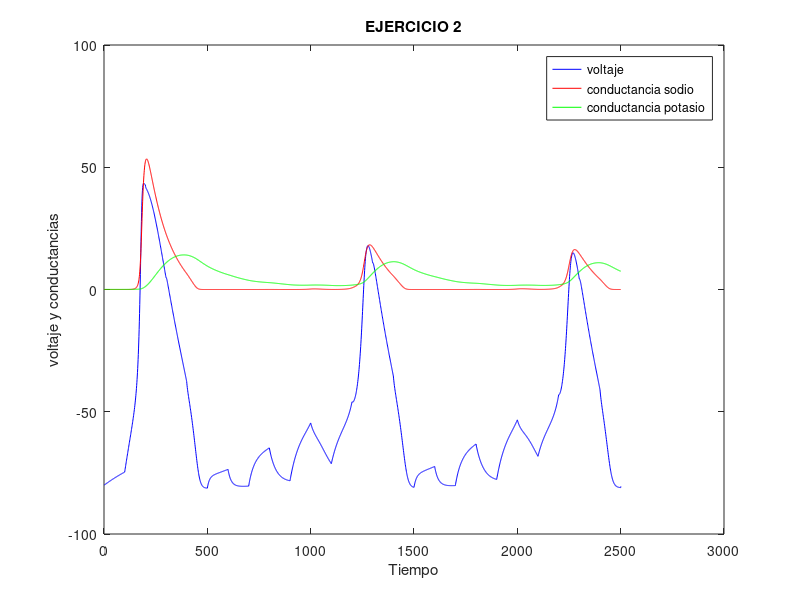
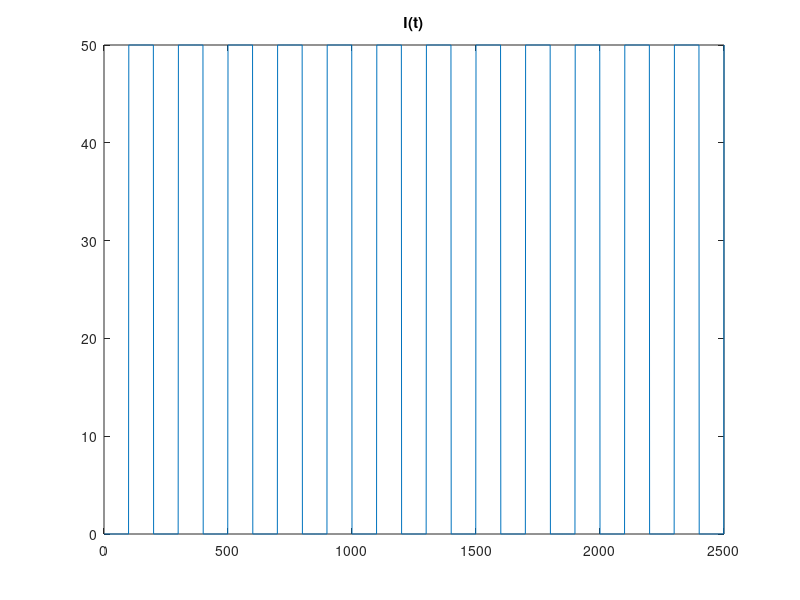

MATLAB code to generate these figures, in order:
%potencial de reposo= -70mV a 40
%0,01ms

clear all; 
clc;
close all;
GNa=120; GK=36; GL=0.3;
ENa=45; EK=82; EL=59;
Cm=1;
V(1)=-80;
gNa(1)=1; gK(1)=1; gL(1)=1;
p=1/100;
t=25;
m=0; n=0; h=0;
I=0;
J(1)=0;
for i=1:t/p
    am =((V(i) + 45)/10)/(1-exp(-((V(i)+45)/10)));
    ah = 0.07*exp((-(V(i)+70)/20));
    an =((V(i) + 60)/100)/(1-exp(-((V(i)+60)/10)));
    bm = 4*exp((-(V(i)+70)/18));
    bh =1/(1+exp(-((V(i)+40)/10)));
    bn = 0.125*exp((-(V(i)+70)/80));
    
    if i==1
        m=am/(am+bm);
        h=ah/(ah+bh);
        n=an/(an+bn);
    else
        m = m+p*(am*(1-m)-bm*m);
        h=h+p*(ah*(1-h)-bh*h);
        n=n+p*(an*(1-n)-bn*n);
    end
    
    gNa(i)=GNa*m^3*h;
    gK(i)=GK*n^4;
    gL(i)=GL;
    
%     if i==0.1/p
%         I=0;
%     end
    if rem(i,(2/p))==0
        I=0;
    end
    if rem(i,(2/p))==(1/p)
        I=50;
    end
    V(i+1)=V(i)+p*((I-gK(i)*(V(i)+EK)-gNa(i)*(V(i)-ENa)-gL(i)*(V(i)+EL))/Cm);
    J(i)=I;
end

plot (V,'b');
title('EJERCICIO 2');
xlabel('Tiempo');
ylabel('voltaje y conductancias');
%axis([0 (t+5)/p -0.5 1.5])
hold on;
plot (gNa,'r');
hold on;
plot (gK,'g');

legend('voltaje','conductancia sodio','conductancia potasio')
figure
plot (J);
title('I(t)')
